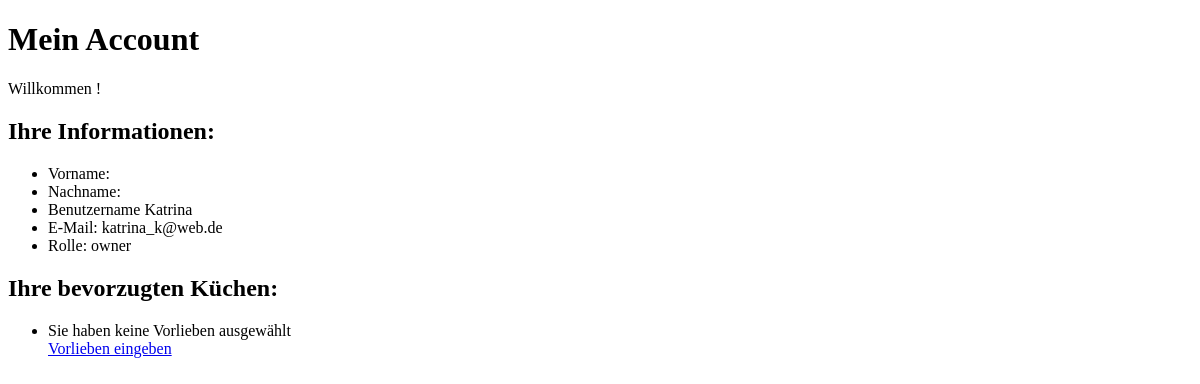
/restaurant/profile/ (signed in), run on an earlier commit of the app's database.
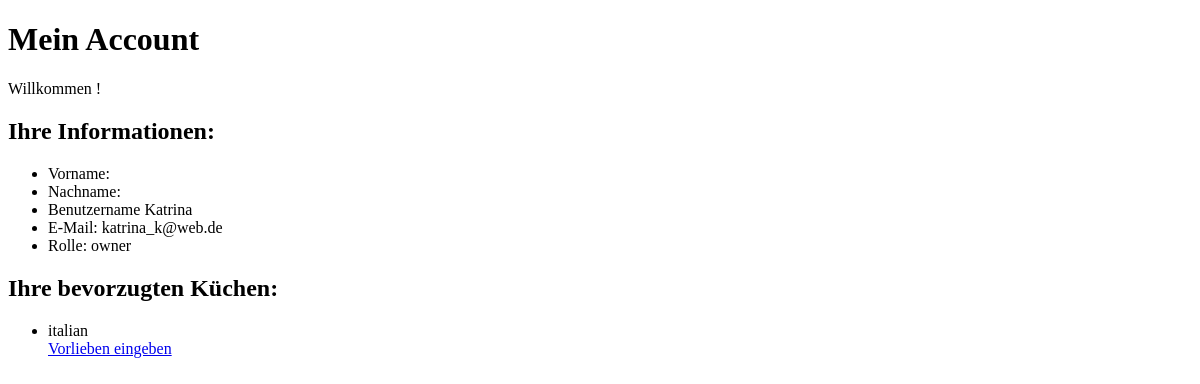
And on a later commit of the database.
### restaurant/models.py (models this page shows, shortened)
class DiningPreference(models.Model):
    customer = models.ForeignKey(UserProfile, on_delete=models.CASCADE)
    preferences = models.CharField(max_length=50, choices=Choices.PREFERENCE_CHOICES)

### restaurant/views.py (the view)
# urls.py: path('profile/', views.profile_view, name='profile_view'),
@login_required
def profile_view(request):
    userprofile = get_object_or_404(UserProfile, user = request.user)
    diningPreferences = DiningPreference.objects.filter(customer=userprofile)
    return render(request, 'restaurant/profile_view.html', {'user':request.user, 'userprofile':userprofile,'preferences':diningPreferences })

### restaurant/templates/restaurant/profile_view.html (shortened to what this page needs)
<!DOCTYPE html>
<html>
<head>
</head>
<body>
    <h1>Mein Account</h1>
    <p>Willkommen {{user.first_name}} {{user.last_name}}!</p>
    <h2>Ihre Informationen: </h2>
    <ul>
    <li>Vorname: {{user.first_name}}</li>
    <li>Nachname: {{user.last_name}}</li>
    <li>Benutzername {{user.username}}</li>
    <li>E-Mail: {{user.email}}</li>
    <li>Rolle: {{userprofile.role}}</li>
    </ul>
    <h2>Ihre bevorzugten Küchen: </h2>
    <ul>
    {%for preference in preferences %}
        <li>{{preference.preferences}}</li>
    {%empty%}
        <li>Sie haben keine Vorlieben ausgewählt</li>
    {%endfor%}
    <a href="{% url 'restaurant_list' %}">Vorlieben eingeben</a>
    </ul>
</body>
</html>

What changed in the data, as far as the page shows it:
added DiningPreference: preferences "italian"
Also different on the page:
text no longer shown: "Sie haben keine Vorlieben ausgewählt"
